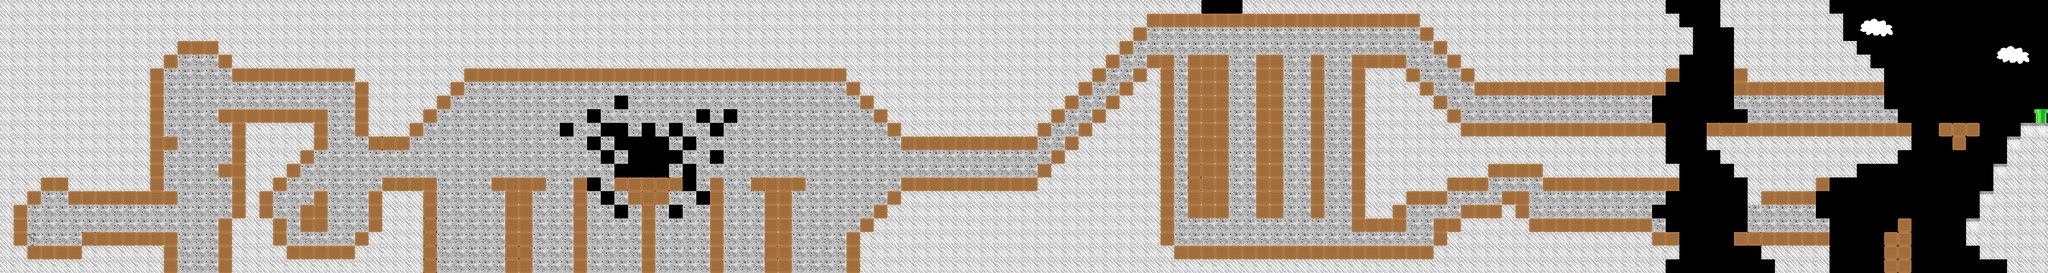

Rendered tile map (Tiled .tmx) drawn with the repository's tilesets; below, a short description and the map source with its tile grids summarised:
An orthogonal 150x20 tile map with 70x70 px tiles, 3 tile layers (background, Tile Layer 2, player), 2 tilesets and 1 object (pipe).

<map version="1.0" orientation="orthogonal" width="150" height="20" tilewidth="70" tileheight="70">
 <tileset firstgid="1" name="tiles_map" tilewidth="70" tileheight="70">
  <image source="../images/tiles_map.png" trans="000000" width="700" height="210" />
 </tileset>
 <tileset firstgid="31" name="player" tilewidth="41" tileheight="67">
  <image source="../images/gilgorm.png" width="164" height="67" />
 </tileset>
 <layer name="background" width="150" height="20">
  <data>[3000 cells, 2498 non-empty, 11 distinct tile ids]</data>
 </layer>
 <layer name="Tile Layer 2" width="150" height="20">
  <data>[3000 cells, 1830 non-empty, 4 distinct tile ids]</data>
 </layer>
 <layer name="player" width="150" height="20">
  <data>[3000 cells, 1 non-empty, 1 distinct tile ids]</data>
 </layer>
 <objectgroup name="data" width="150" height="20">
  <object name="pipeLevel8" type="pipe" x="10430" y="560" width="70" height="70">
   <properties>
    <property name="select" value="level9.tmx" />
   </properties>
  </object>
 </objectgroup>
</map>